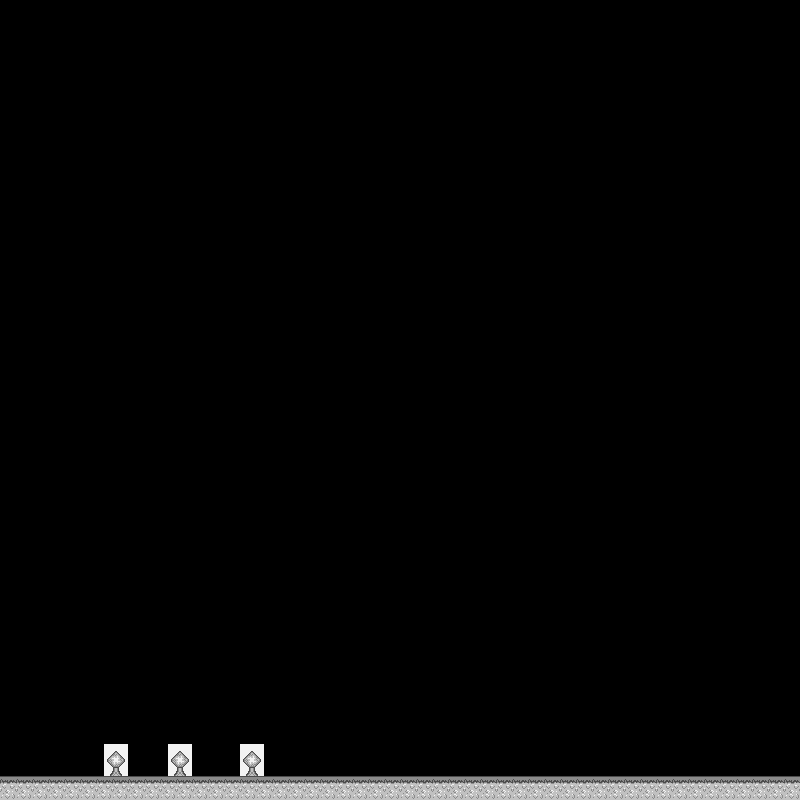

Below is a game level as drawn by its tile map, then a one-line description and the .tmx that defines it (tile-layer data replaced by summaries):
An orthogonal 100x100 tile map with 8x8 px tiles, 2 tile layers (Tile Layer 1, Tile Layer 2).

<map version="1.0" orientation="orthogonal" width="100" height="100" tilewidth="8" tileheight="8">
 <tileset firstgid="1" name="gbjam3-game-tile-atlas-1" tilewidth="8" tileheight="8">
  <image source="gbjam3-game-tile-atlas-1.png" width="256" height="256" />
 </tileset>
 <layer name="Tile Layer 1" width="100" height="100">
  <data>[10000 cells, 300 non-empty, 6 distinct tile ids]</data>
 </layer>
 <layer name="Tile Layer 2" width="100" height="100">
  <data>[10000 cells, 36 non-empty, 12 distinct tile ids]</data>
 </layer>
</map>
